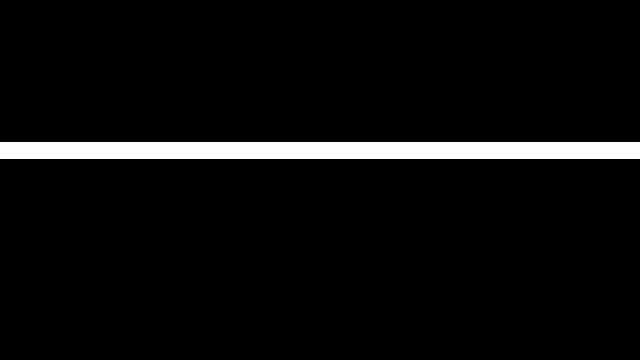
Frame 1 (no input)
Frame 60 (the mouse pressed at the canvas centre just before this capture): identical to frame 1, image omitted
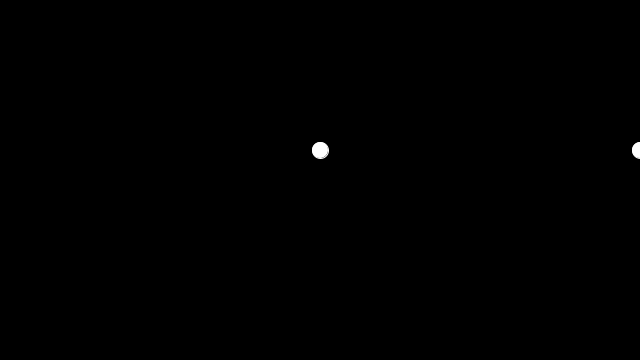
Frame 120 (the mouse held since frame 60 and released just before this capture)

The Processing sketch that drew these frames (run headless with seeded random() and noise(); from frame 60 on, the mouse is pressed at the canvas centre):

// Processing sketch: sketch_23_whileloop
// ── sketch_23_whileloop.pde
int x;

void setup(){
  size(640,360);
}
void draw(){
  background(0);
  x=0;
  while(x<width){
    if(mouseX<1){
      x=x+1;
    }else{
      x=x+mouseX;
    }
    fill(255);
    stroke(255);
    ellipse(x,150,16,16);
  }
  
}
